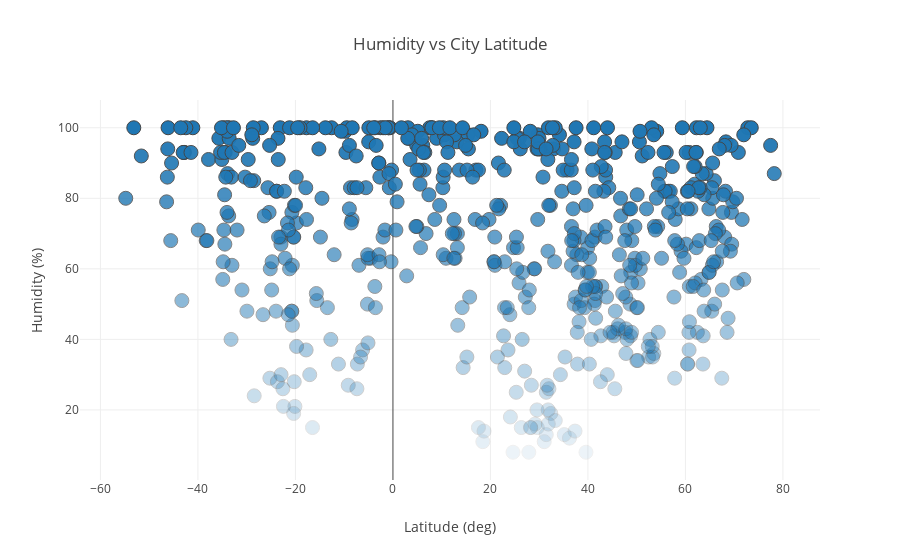

The cell this chart's notebook holds for it:
### Code cell
trace = go.Scatter(
    x = weather_data["lat"],
    y = weather_data["humidity"],
    mode = 'markers',
    marker= dict(size= 14,
                    line= dict(width=1),
                    opacity= weather_data["humidity"]/100,
                    #color = weather_data["humidity"],
                    #colorscale='RdBu'
            ),
    hovertext=weather_data['city']
)

layout= go.Layout(
    title= 'Humidity vs City Latitude',
    xaxis= dict(
        title= "Latitude (deg)",
    ),
    yaxis=dict(
        title= 'Humidity (%)',
    ),
    showlegend= False,
    hovermode="closest"
)

data = [trace]

fig= go.Figure(data=data, layout=layout)
# Plot and embed in ipython notebook!
iplot(fig)

### Figure 1 — Plotly figure (JSON) as saved in the notebook; plotly's stock layout.template omitted (floating-point values rounded to 4 significant figures; data arrays with more than 128 entries replaced by an {"elided": "..."} marker saying what was removed)
{"data": [{"hovertext": {"elided": "562 str values"}, "marker": {"line": {"width": 1}, "opacity": {"elided": "562 float values"}, "size": 14}, "mode": "markers", "type": "scatter", "x": {"elided": "562 float values"}, "y": {"elided": "562 int values"}}], "layout": {"hovermode": "closest", "showlegend": false, "title": "Humidity vs City Latitude", "xaxis": {"title": "Latitude (deg)"}, "yaxis": {"title": "Humidity (%)"}}}
